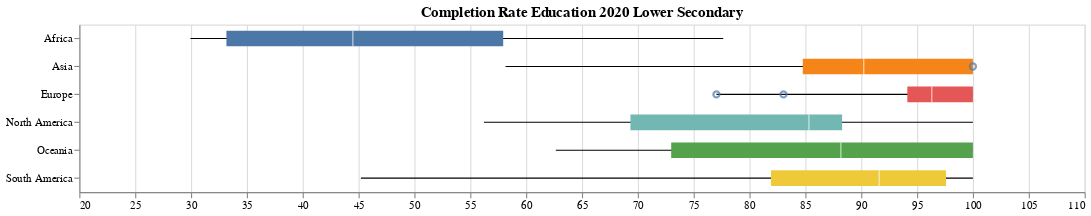

Source (Vega-Lite JSON):
### Vega-Lite specification from a JSON file in a GitHub repository (floating-point values rounded to 4 significant figures)
{"$schema": "https://vega.github.io/schema/vega-lite/v5.json", "title": "Completion Rate Education 2020 Lower Secondary", "width": 900, "height": 150, "data": {"values": [{"Species": "Africa", "lower": 29.95, "q1": 33.17, "median": 44.49, "q3": 57.95, "upper": 77.65, "outliers": []}, {"Species": "Asia", "lower": 58.16, "q1": 84.77, "median": 90.23, "q3": 100, "upper": 100, "outliers": [100]}, {"Species": "Europe", "lower": 77.04, "q1": 94.13, "median": 96.32, "q3": 100, "upper": 100, "outliers": [83.04, 77.04]}, {"Species": "North America", "lower": 56.22, "q1": 69.34, "median": 85.32, "q3": 88.29, "upper": 100, "outliers": []}, {"Species": "Oceania", "lower": 62.66, "q1": 72.99, "median": 88.18, "q3": 100, "upper": 100, "outliers": []}, {"Species": "South America", "lower": 45.21, "q1": 81.92, "median": 91.61, "q3": 97.59, "upper": 100, "outliers": []}]}, "encoding": {"y": {"field": "Species", "type": "nominal", "title": null}, "tooltip": [{"field": "Species", "type": "nominal", "title": "Country"}, {"field": "lower", "type": "quantitative", "title": "Minimum"}, {"field": "q1", "type": "quantitative", "format": ",.2f", "title": "Q1"}, {"field": "median", "type": "quantitative", "format": ",.2f", "title": "Median"}, {"field": "q3", "type": "quantitative", "format": ",.2f", "title": "Q3"}, {"field": "upper", "type": "quantitative", "title": "Maximum"}]}, "layer": [{"mark": {"type": "rule"}, "encoding": {"x": {"field": "lower", "type": "quantitative", "scale": {"domain": [25, 105]}, "title": null}, "x2": {"field": "upper"}}}, {"mark": {"type": "bar", "size": 14}, "encoding": {"x": {"field": "q1", "type": "quantitative"}, "x2": {"field": "q3"}, "color": {"field": "Species", "type": "nominal", "legend": null}}}, {"mark": {"type": "tick", "color": "white", "size": 14}, "encoding": {"x": {"field": "median", "type": "quantitative"}}}, {"transform": [{"flatten": ["outliers"]}], "mark": {"type": "point", "style": "boxplot-outliers"}, "encoding": {"x": {"field": "outliers", "type": "quantitative"}}}]}
